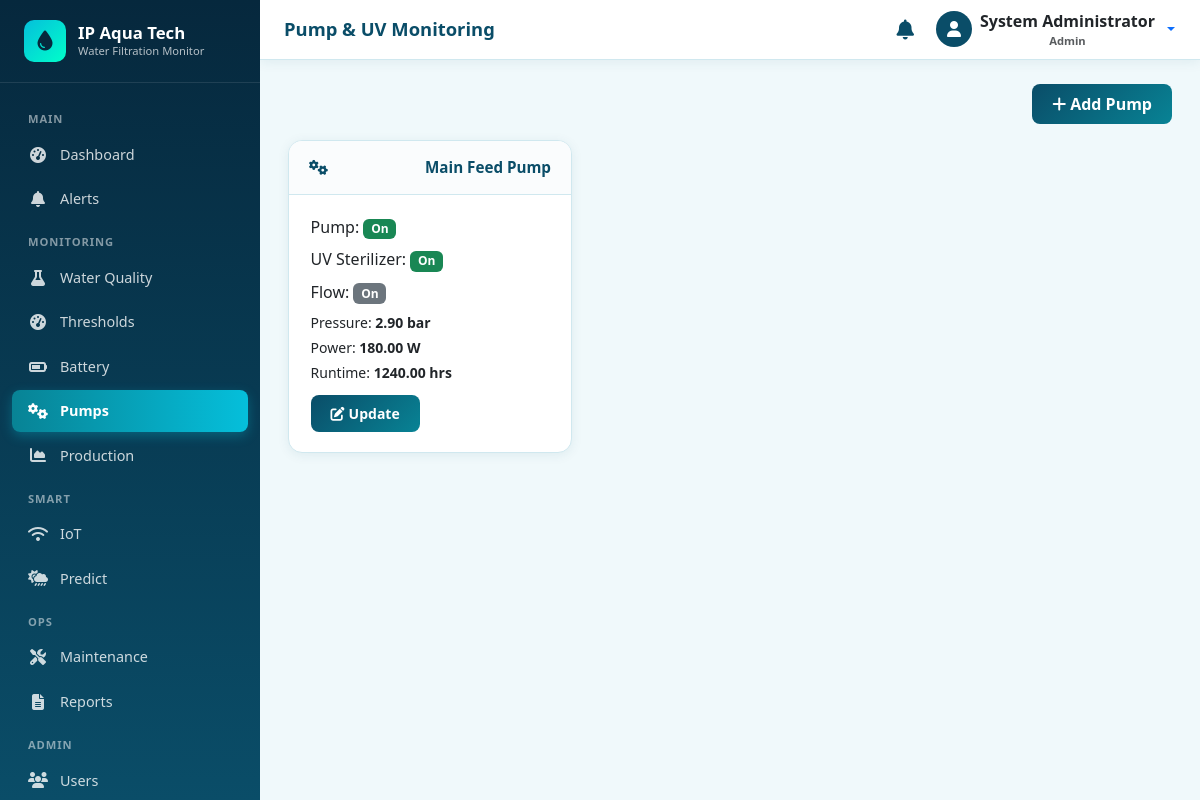
Page /monitoring/pumps/ (signed in) on the committed database.
### accounts/models.py (models this page shows, shortened)
class User(AbstractUser):
    class Role(models.TextChoices):
        ADMIN = 'ADMIN', 'Admin'
        OPERATOR = 'OPERATOR', 'Operator'
    role = models.CharField(
        max_length=20,
        choices=Role.choices,
        default=Role.OPERATOR,
        help_text='User role determining access level',
    )
    phone = models.CharField(max_length=20, blank=True)
    is_active = models.BooleanField(default=True)
    created_at = models.DateTimeField(auto_now_add=True)
    updated_at = models.DateTimeField(auto_now=True)
    class Meta:
        ordering = ['-date_joined']
        verbose_name = 'User'
        verbose_name_plural = 'Users'
    @property
    def is_admin_user(self):
        return self.role == self.Role.ADMIN or self.is_superuser

### monitoring/models.py (models this page shows, shortened)
class Pump(models.Model):
    class DeviceStatus(models.TextChoices):
        ON = 'ON', 'On'
        OFF = 'OFF', 'Off'
        MALFUNCTION = 'MALFUNCTION', 'Malfunction'
        MAINTENANCE = 'MAINTENANCE', 'Under Maintenance'
    name = models.CharField(max_length=100, default='Main Pump')
    pump_status = models.CharField(
        max_length=20,
        choices=DeviceStatus.choices,
        default=DeviceStatus.OFF,
    )
    uv_sterilizer_status = models.CharField(
        max_length=20,
        choices=DeviceStatus.choices,
        default=DeviceStatus.OFF,
    )
    system_pressure = models.DecimalField(
        max_digits=6, decimal_places=2, default=0, help_text='System pressure (bar)'
    )
    flow_status = models.CharField(
        max_length=20,
        choices=DeviceStatus.choices,
        default=DeviceStatus.OFF,
    )
    power_consumption = models.DecimalField(
        max_digits=8, decimal_places=2, default=0, help_text='Power consumption (W)'
    )
    runtime_hours = models.DecimalField(max_digits=10, decimal_places=2, default=0)
    notes = models.TextField(blank=True)
    last_updated = models.DateTimeField(auto_now=True)
    created_at = models.DateTimeField(auto_now_add=True)
    class Meta:
        ordering = ['name']
        verbose_name = 'Pump'
        verbose_name_plural = 'Pumps'

### monitoring/views.py (the view)
# urls.py: path('pumps/', views.pump_list, name='pump_list'),
@login_required
def pump_list(request):
    pumps = Pump.objects.all()
    return render(request, 'monitoring/pump_list.html', {'pumps': pumps})

### notifications/context_processors.py (called while the page is built)
def unread_notifications(request):
    if request.user.is_authenticated:
        count = Notification.objects.filter(
            is_read=False,
            is_resolved=False,
        ).filter(
            models_q(request.user)
        ).count()
        recent = Notification.objects.filter(
            is_resolved=False,
        ).filter(
            models_q(request.user)
        )[:5]
        return {
            'unread_notification_count': count,
            'recent_notifications': recent,
        }
    return {
        'unread_notification_count': 0,
        'recent_notifications': [],
    }

def models_q(user):
    from django.db.models import Q
    return Q(recipient__isnull=True) | Q(recipient=user)

### templates/monitoring/pump_list.html (shortened to what this page needs)
{% extends 'base.html' %}
{% block page_title %}Pump & UV Monitoring{% endblock %}
{% block content %}
<div class="d-flex justify-content-end mb-3">
  <a href="{% url 'monitoring:pump_create' %}" class="btn btn-aqua"><i class="fas fa-plus me-1"></i>Add Pump</a>
</div>
<div class="row g-3">
  {% for pump in pumps %}
  <div class="col-md-6 col-xl-4">
    <div class="card card-aqua h-100">
      <div class="card-header"><i class="fas fa-cogs me-2"></i>{{ pump.name }}</div>
      <div class="card-body">
        <div class="mb-2">Pump:
          {% if pump.pump_status == 'ON' %}<span class="badge badge-normal">On</span>
          {% elif pump.pump_status == 'MALFUNCTION' %}<span class="badge badge-critical">Malfunction</span>
          {% else %}<span class="badge bg-secondary">{{ pump.get_pump_status_display }}</span>{% endif %}
        </div>
        <div class="mb-2">UV Sterilizer:
          {% if pump.uv_sterilizer_status == 'ON' %}<span class="badge badge-normal">On</span>
          {% else %}<span class="badge bg-secondary">{{ pump.get_uv_sterilizer_status_display }}</span>{% endif %}
        </div>
        <div class="mb-2">Flow: <span class="badge bg-secondary">{{ pump.get_flow_status_display }}</span></div>
        <p class="mb-1 small">Pressure: <strong>{{ pump.system_pressure }} bar</strong></p>
        <p class="mb-1 small">Power: <strong>{{ pump.power_consumption }} W</strong></p>
        <p class="mb-1 small">Runtime: <strong>{{ pump.runtime_hours }} hrs</strong></p>
        <a href="{% url 'monitoring:pump_edit' pump.pk %}" class="btn btn-sm btn-aqua mt-2"><i class="fas fa-edit me-1"></i>Update</a>
      </div>
    </div>
  </div>
  {% empty %}
  <div class="col-12"><div class="empty-state"><i class="fas fa-cogs"></i><p>No pumps configured.</p></div></div>
  {% endfor %}
</div>
{% endblock %}

### templates/base.html (shortened to what this page needs)
{% load static %}
<!DOCTYPE html>
<html lang="en">
<head>
  <link href="https://cdn.jsdelivr.net/npm/bootstrap@5.3.3/dist/css/bootstrap.min.css" rel="stylesheet">
  <link href="https://cdnjs.cloudflare.com/ajax/libs/font-awesome/6.5.1/css/all.min.css" rel="stylesheet">
  <link href="{% static 'css/style.css' %}" rel="stylesheet">
</head>
<body {% if chart_url %}data-chart-url="{{ chart_url }}"{% endif %} {% block body_attrs %}{% endblock %}>
  {% if user.is_authenticated %}
  {% include 'includes/sidebar.html' %}
  <div class="main-wrapper">
    <header class="topbar">
      <div class="d-flex align-items-center gap-3">
        <h1 class="page-title">{% block page_title %}Dashboard{% endblock %}</h1>
      </div>
      <div class="d-flex align-items-center gap-3">
        <a href="{% url 'notifications:notification_list' %}" class="btn btn-link text-aqua position-relative p-1">
          <i class="fas fa-bell fa-lg"></i>
        </a>
        <div class="dropdown">
          <button class="btn btn-link text-decoration-none dropdown-toggle d-flex align-items-center gap-2 p-0" type="button" data-bs-toggle="dropdown">
            <span class="rounded-circle bg-aqua d-inline-flex align-items-center justify-content-center text-white" style="width:36px;height:36px;background:var(--aqua-primary);">
              <i class="fas fa-user"></i>
            </span>
            <span class="d-none d-md-inline text-dark fw-semibold">
              {{ user.get_full_name|default:user.username }}
              <small class="d-block text-muted" style="font-size:0.7rem;">{{ user.get_role_display }}</small>
            </span>
          </button>
        </div>
      </div>
    </header>
    <div class="content-area">
      {% block content %}{% endblock %}
    </div>
  </div>
  {% else %}
    {% block auth_content %}{% endblock %}
  {% endif %}
</body>
</html>

### static/css/style.css (style rules this page uses)
:root { --aqua-primary: #0a4d68; --aqua-secondary: #088395; --aqua-accent: #05bfdb; --aqua-light: #00ffca; --aqua-bg: #f0f9fb; --aqua-sidebar: #06283d; --aqua-sidebar-hover: #0a4d68; --aqua-card: #ffffff; --status-normal: #198754; --status-warning: #ffc107; --status-critical: #dc3545; --status-info: #0dcaf0; --text-dark: #1a1a2e; --text-muted: #6c757d; --border-color: #d0e8ef; --sidebar-width: 260px; --topbar-height: 60px; --radius: 12px; --shadow: 0 2px 12px rgba(10, 77, 104, 0.08); --shadow-lg: 0 8px 30px rgba(10, 77, 104, 0.12); }
* { box-sizing: border-box; }
body { font-family: 'Segoe UI', system-ui, -apple-system, sans-serif; background: var(--aqua-bg); color: var(--text-dark); min-height: 100vh; overflow-x: hidden; }
.main-wrapper { margin-left: var(--sidebar-width); min-height: 100vh; transition: margin-left 0.3s ease; }
.topbar { height: var(--topbar-height); background: var(--aqua-card); border-bottom: 1px solid var(--border-color); display: flex; align-items: center; justify-content: space-between; padding: 0 1.5rem; position: sticky; top: 0; z-index: 1030; box-shadow: var(--shadow); }
.topbar .page-title { font-weight: 700; color: var(--aqua-primary); font-size: 1.15rem; margin: 0; }
.content-area { padding: 1.5rem 1.75rem 2.5rem; max-width: 1280px; }
.card-aqua { background: var(--aqua-card); border-radius: 14px; border: 1px solid var(--border-color); box-shadow: var(--shadow); overflow: hidden; }
.card-aqua .card-header { background: #fafcfd; border-bottom: 1px solid var(--border-color); padding: 0.95rem 1.25rem; font-weight: 650; color: var(--aqua-primary); display: flex; align-items: center; justify-content: space-between; flex-wrap: wrap; gap: 0.5rem; font-size: 0.95rem; }
.card-aqua .card-body { padding: 1.25rem 1.35rem; }
.badge-normal, .badge-status-normal { background-color: var(--status-normal) !important; color: #fff !important; }
.btn-aqua { background: linear-gradient(135deg, var(--aqua-primary), var(--aqua-secondary)); color: #fff; border: none; border-radius: 8px; font-weight: 600; padding: 0.5rem 1.25rem; transition: all 0.2s ease; }
.text-aqua { color: var(--aqua-primary) !important; }
.fw-semibold { font-weight: 600; }

### rows in the picture
User: get_full_name "System Administrator", role "Admin"
Pump: name "Main Feed Pump", pump_status "On", uv_sterilizer_status "On", flow_status "On", system_pressure "2.90", power_consumption "180.00", runtime_hours "1240.00"
